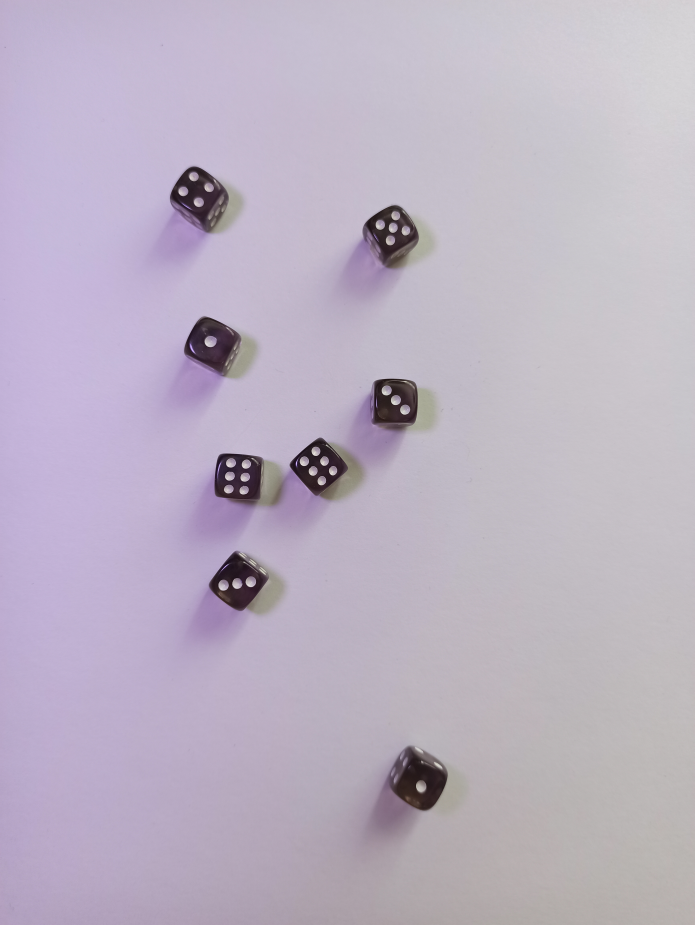
#> input picture basic/1.jpg, 3472 x 4624 px (shown at 1/5 size); its folder holds 4 pictures in this run
$ python solution_pipeline.py
#> lines starting #> are read from the running program, lines starting #| are printed output that depends on the picture; pictures that were not available may be replaced by others from this repository, and a replacement may not be noted
import argparse
import os

from typing import List
from pathlib import Path, PosixPath

import numpy as np
import pandas as pd
import cv2

parser = argparse.ArgumentParser(
    description="Solution Template",
    formatter_class=argparse.ArgumentDefaultsHelpFormatter
)

parser.add_argument(
    "-dir", "--directory",
    help="image directory path",
    type=str,
    default="."
)

args = parser.parse_args()
image_dir = args.directory

def main():
    # get folders for the base and advance task
    dir_path = Path(image_dir)
    if not dir_path.exists():
        print(f"Error: path '{image_dir}' does not exist.")
        return
    if not dir_path.is_dir():
        print(f"Error: path '{image_dir}' is not a dir.")
        return

    base_img_path_list = dir_path / 'basic'
    advance_img_path_list = dir_path / 'advanced'

    base_img_path_list = [str(base_img_path_list / img) for img in os.listdir(base_img_path_list)]
    advance_img_path_list = [str(advance_img_path_list / img) for img in os.listdir(advance_img_path_list)]

    base_predictions = get_base_task_solution(path=base_img_path_list)
    advanced_predictions = get_advanced_task_solution(path=advance_img_path_list)

    base_predictions.to_csv('base_predictions.csv', index=False)
    advanced_predictions.to_csv('advanced_predictions.csv', index=False)
    print('Predictions Generated Successfully!')

def get_base_task_solution(path: List[PosixPath]) -> pd.DataFrame:
    predict_array = []

    for i in path:
        img = cv2.imread(i, cv2.IMREAD_COLOR)
#> img is the input picture: shape (4624, 3472, 3); mean B, G, R 194.8, 178.1, 187.9
        if img is None:
            predict_array.append(0)
            continue

        gray = cv2.cvtColor(img, cv2.COLOR_BGR2GRAY)
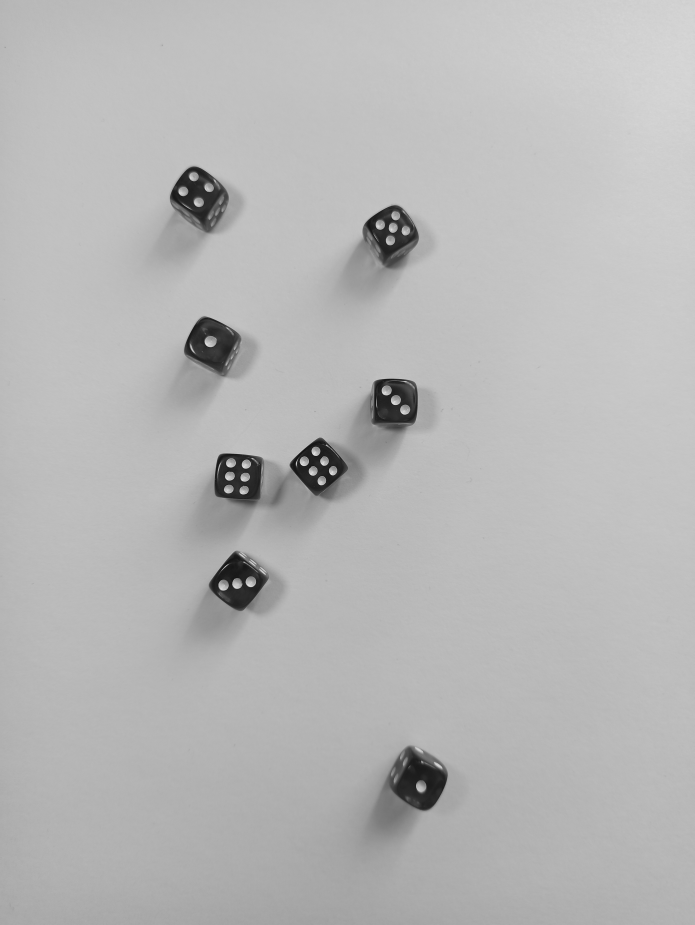
#> gray: shape (4624, 3472) (shown at 1/5 size); min 7, max 243, mean 182.9
        gray_blurred = cv2.blur(gray, (3, 3))
        detected_circles = cv2.HoughCircles(gray_blurred,
                                            cv2.HOUGH_GRADIENT, 1, 20, param1 = 50,
                                            param2 = 30, minRadius = 21, maxRadius = 40)
#> detected_circles = 28 rows, first 8: [2025.5, 2047.5, 25], [1051.5, 1707.5, 28.3], [1900.5, 1124.5, 23.2], [1254.5, 2907.5, 26.4], [1117.5, 2922.5, 25.2], [1978.5, 1078.5, 22.4], [1963.5, 1139.5, 24.5], [915.5, 957.5, 22.9]

        count = 0

        if detected_circles is not None:
            for i in detected_circles[0, :]:
                a, b, r = i[0], i[1], i[2]
                count += 1
#> this loop made 28 passes
#> (a, b, r) on passes 1 to 12: (2025.5, 2047.5, 25), (1051.5, 1707.5, 28.3), (1900.5, 1124.5, 23.2), (1254.5, 2907.5, 26.4), (1117.5, 2922.5, 25.2), (1978.5, 1078.5, 22.4), (1963.5, 1139.5, 24.5), (915.5, 957.5, 22.9), (1230.5, 2321.5, 21.7), (1979.5, 2000.5, 24.9), (994.5, 1009.5, 25.2), (1186.5, 2918.5, 25.4)
#> after the loop, count = 28
            predict_array.append(count)
#> pass 2 of the loop in get_base_task_solution, `for i in path:`:
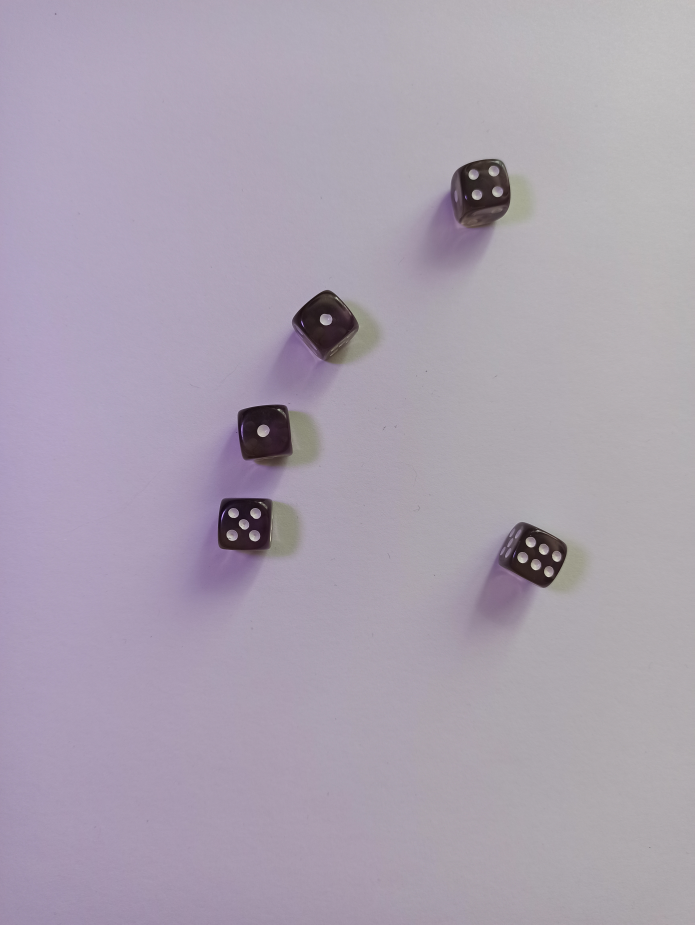
#> input picture basic/2.jpg, 3472 x 4624 px (shown at 1/5 size)
#> in get_base_task_solution, img is the input picture: shape (4624, 3472, 3); mean B, G, R 175.8, 161.4, 170.5
#> in get_base_task_solution, `gray = cv2.cvtColor(img, cv2.COLOR_BGR2GRAY)`:
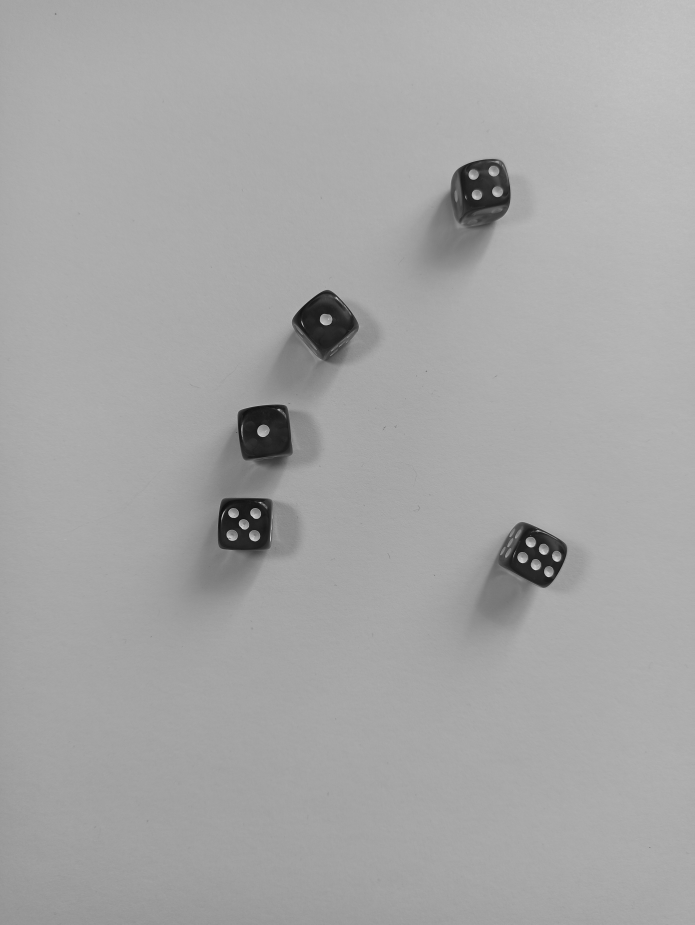
#> gray: shape (4624, 3472) (shown at 1/5 size); min 6, max 230, mean 165.7
#> detected_circles = 17 rows, first 8: [2487.5, 958.5, 26.8], [2367.5, 872.5, 25.4], [2651.5, 2710.5, 26.8], [1315.5, 2155.5, 29.6], [1272.5, 2678.5, 28.3], [1159.5, 2676.5, 28.9], [2468.5, 854.5, 26.8], [2716.5, 2745.5, 26.6]
#> the loop in get_base_task_solution, `for i in detected_circles[0, :]:` made 17 passes
#> after the loop in get_base_task_solution, `for i in detected_circles[0, :]:`: count = 17
#> pass 3 of the loop in get_base_task_solution, `for i in path:`:
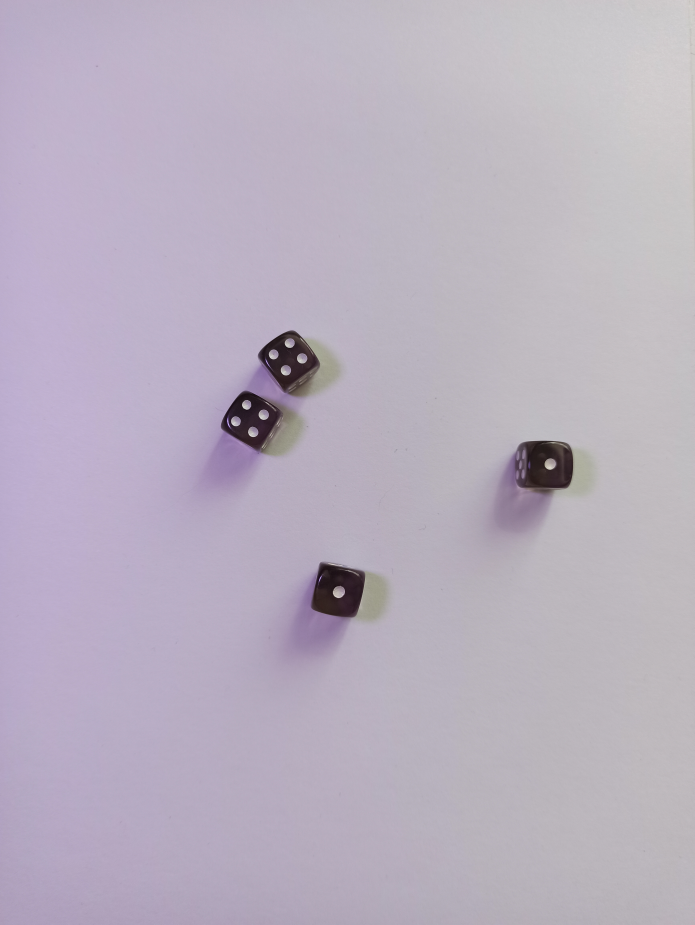
#> input picture basic/3.jpg, 3472 x 4624 px (shown at 1/5 size)
#> in get_base_task_solution, img is the input picture: shape (4624, 3472, 3); mean B, G, R 191.8, 176.5, 185.4
#> in get_base_task_solution, `gray = cv2.cvtColor(img, cv2.COLOR_BGR2GRAY)`:
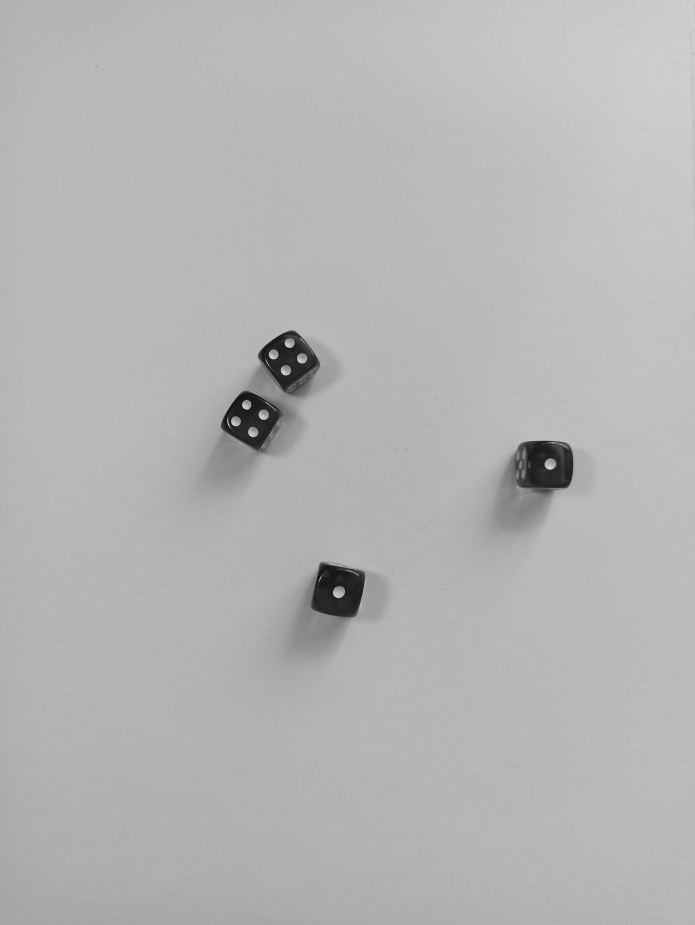
#> gray: shape (4624, 3472) (shown at 1/5 size); min 7, max 240, mean 180.9
#> detected_circles = [[1318.5, 2073.5, 25.4], [1693.5, 2960.5, 29.7], [1510.5, 1791.5, 25], [1429.5, 1850.5, 26], [1178.5, 2105.5, 23.8], [2750.5, 2319.5, 27.1], [1264.5, 2160.5, 24.1], [1447.5, 1714.5, 24.6], [1369.5, 1769.5, 22.1], [1233.5, 2020.5, 21.8]]
#> the loop in get_base_task_solution, `for i in detected_circles[0, :]:` made 10 passes
#> after the loop in get_base_task_solution, `for i in detected_circles[0, :]:`: count = 10
#> the loop made 4 passes; the first 3 are shown

    # MAKE SURE TO IMPLEMENT YOUR OWN LOGIC
    # predict_array = np.random.randint(0, 50, size=len(path))

    # DO NOT CHANGE THE OUTPUT FORMAT
    df_answer = pd.DataFrame({
        'img': path,
        'prediction': predict_array
    })

    return df_answer

def get_advanced_task_solution(path: List[str]) -> pd.DataFrame:
    """ This function should return a pandas DataFrame with
        predictions for the base task

    Args:
        path (List[PosixPath]): List of paths of base task images

    Returns:
        pd.DataFrame: Pandas Dataframe with two columns:
            "img": path,
            "prediction": prediction (int) for each image,
    """
    # MAKE SURE TO IMPLEMENT YOUR OWN LOGIC
    predict_array = np.random.randint(0, 50, size=len(path))

    # DO NOT CHANGE THE OUTPUT FORMAT
    df_answer = pd.DataFrame({
        'img': path,
        'prediction': predict_array
    })

    return df_answer

if __name__ == "__main__":
    main()
